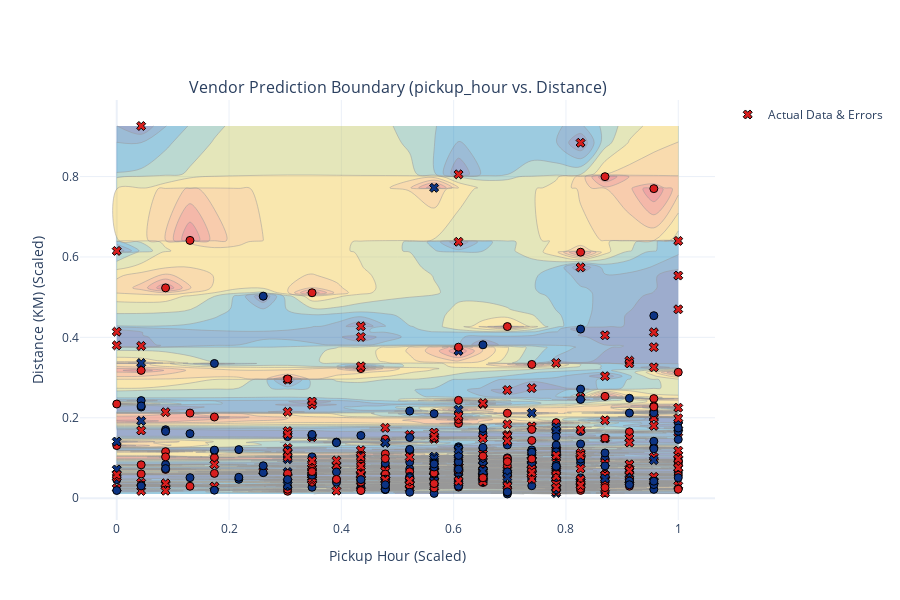

The notebook cell this image was saved under:
### Code cell
# 5. Visualizations
from plotly.subplots import make_subplots
df_filtered_nor_sample = df_filtered_nor.sample(500, random_state=42) # Use random_state for reproducibility

X_val = df_filtered_nor_sample.drop(['vendor_id'], axis=1)
y_val = df_filtered_nor_sample['vendor_id']


def iscorrect(x):
    # 'x' means incorrect prediction (error)
    # 'circle' means correct prediction
    return "circle" if x else "x" 

iscorrectv = np.vectorize(iscorrect)
fig = make_subplots(rows=1, cols=1, 
                    # Set the title of the plot clearly
                    subplot_titles=[f"Vendor Prediction Boundary (pickup_hour vs. Distance)"]
                   )

# 1. Generate Predictions for the Decision Boundary
y_pred = model.predict(X_val)

# --- TRACE 1: DECISION BOUNDARY (CONTOUR PLOT) ---
fig.add_trace(go.Contour(
    # New X-Axis: Time of Day
    x=X_val['pickup_hour'],
    # New Y-Axis: Trip Length
    y=X_val['Distance_KM'],
    z=y_pred,
    showscale=False,
    opacity=0.40,
    colorscale='portland',
    name='Model Prediction'
), row=1, col=1)

# --- TRACE 2: ACTUAL DATA POINTS (SCATTER PLOT) ---
fig.add_trace(go.Scatter(
    x=X_val['pickup_hour'],
    y=X_val['Distance_KM'],
    mode='markers',
    marker_symbol=iscorrectv(y_val == y_pred),
    text=[f"Actual Vendor: {int(v)}, Error: {int(e)}" for v, e in zip(y_val, y_val != y_pred)],
    marker=dict(
        color=y_val,
        colorscale='portland',
        size=8,
        line=dict(width=1, color='Black') # Helps errors stand out
    ),
    name='Actual Data & Errors'
), row=1, col=1)

# Update layout for clarity
fig.update_layout(
    xaxis_title='Pickup Hour (Scaled)',
    yaxis_title='Distance (KM) (Scaled)',
    height=600,
    width=900,
    showlegend=True,
    template='plotly_white'
)

fig.show()

### Figure 1 — Plotly figure (JSON) as saved in the notebook; plotly's stock layout.template omitted (floating-point values rounded to 4 significant figures; data arrays with more than 128 entries replaced by an {"elided": "..."} marker saying what was removed)
{"data": [{"colorscale": [[0, "rgb(12,51,131)"], [0.25, "rgb(10,136,186)"], [0.5, "rgb(242,211,56)"], [0.75, "rgb(242,143,56)"], [1, "rgb(217,30,30)"]], "name": "Model Prediction", "opacity": 0.4, "showscale": false, "type": "contour", "x": {"elided": "500 float values"}, "xaxis": "x", "y": {"elided": "500 float values"}, "yaxis": "y", "z": {"elided": "500 int values"}}, {"marker": {"color": {"elided": "500 int values"}, "colorscale": [[0, "rgb(12,51,131)"], [0.25, "rgb(10,136,186)"], [0.5, "rgb(242,211,56)"], [0.75, "rgb(242,143,56)"], [1, "rgb(217,30,30)"]], "line": {"color": "Black", "width": 1}, "size": 8, "symbol": {"elided": "500 str values"}}, "mode": "markers", "name": "Actual Data & Errors", "text": {"elided": "500 str values"}, "type": "scatter", "x": {"elided": "500 float values"}, "xaxis": "x", "y": {"elided": "500 float values"}, "yaxis": "y"}], "layout": {"annotations": [{"font": {"size": 16}, "showarrow": false, "text": "Vendor Prediction Boundary (pickup_hour vs. Distance)", "x": 0.5, "xanchor": "center", "xref": "paper", "y": 1, "yanchor": "bottom", "yref": "paper"}], "height": 600, "showlegend": true, "width": 900, "xaxis": {"anchor": "y", "domain": [0, 1], "title": {"text": "Pickup Hour (Scaled)"}}, "yaxis": {"anchor": "x", "domain": [0, 1], "title": {"text": "Distance (KM) (Scaled)"}}}}
